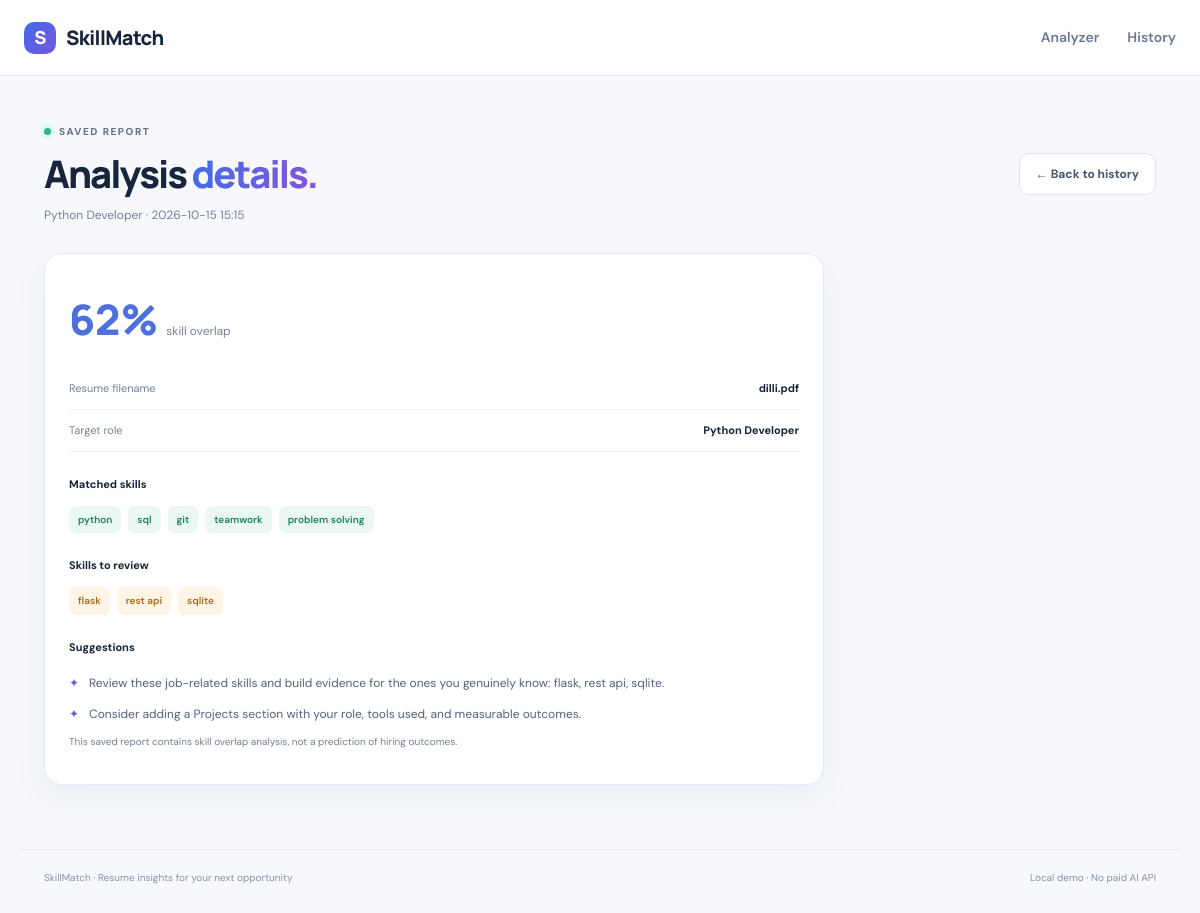
Page /history/1 on the committed database.
### tables this page shows
CREATE TABLE analyses (
                id INTEGER PRIMARY KEY AUTOINCREMENT,
                created_at TEXT NOT NULL,
                filename TEXT NOT NULL,
                job_title TEXT NOT NULL,
                match_score REAL NOT NULL,
                matched_skills TEXT NOT NULL,
                missing_skills TEXT NOT NULL,
                suggestions TEXT NOT NULL
            );

### app.py (the view)
@app.route("/history/<int:analysis_id>")
def history_detail(analysis_id):
    with get_db() as conn:
        row = conn.execute("SELECT * FROM analyses WHERE id = ?", (analysis_id,)).fetchone()
    if row is None:
        flash("Analysis not found.", "error")
        return redirect(url_for("history"))
    return render_template("history_detail.html", item=row)

### app.py (called while the page is built)
def get_db():
    conn = sqlite3.connect(DATABASE)
    conn.row_factory = sqlite3.Row
    return conn

### templates/history_detail.html (shortened to what this page needs)
{% extends "base.html" %}
{% block content %}
<div class="page-head"><div><div class="eyebrow"><span class="eyebrow-dot"></span> SAVED REPORT</div><h1>Analysis <span class="gradient-text">details.</span></h1><p>{{ item.job_title }} · {{ item.created_at }}</p></div><a class="secondary-button" href="{{ url_for('history') }}">← Back to history</a></div>
<div class="content-card saved-report">
  <div class="saved-score"><strong>{{ item.match_score|round|int }}%</strong><span>skill overlap</span></div>
  <div class="summary-line"><span>Resume filename</span><strong>{{ item.filename }}</strong></div>
  <div class="summary-line"><span>Target role</span><strong>{{ item.job_title }}</strong></div>
  <h3>Matched skills</h3><div class="skill-list">{% for skill in item.matched_skills.split(', ') if skill %}<span class="skill-chip matched">{{ skill }}</span>{% else %}<span class="empty-text">None detected</span>{% endfor %}</div>
  <h3>Skills to review</h3><div class="skill-list">{% for skill in item.missing_skills.split(', ') if skill %}<span class="skill-chip missing">{{ skill }}</span>{% else %}<span class="empty-text">None detected</span>{% endfor %}</div>
  <h3>Suggestions</h3><ul class="suggestion-list">{% for suggestion in item.suggestions.split('\n') if suggestion %}<li><span>✦</span><div>{{ suggestion }}</div></li>{% endfor %}</ul>
  <p class="subtle small">This saved report contains skill overlap analysis, not a prediction of hiring outcomes.</p>
</div>
{% endblock %}

### static/style.css (style rules this page uses)
:root { --ink:#17263d;--muted:#738198;--line:#e6ebf2;--bg:#f6f8fc;--white:#fff;--green:#20a879;--orange:#e79a35;--blue:#4c75e6;--shadow:0 12px 35px rgba(30,52,86,.055) }
* { box-sizing:border-box }
body { margin:0;background:var(--bg);color:var(--ink);font-family:'DM Sans',sans-serif;font-size:14px;line-height:1.55 }
.eyebrow { display:flex;align-items:center;gap:8px;color:#62728b;font-size:10px;font-weight:800;letter-spacing:1.5px }
.eyebrow-dot { width:7px;height:7px;background:#27b78a;border-radius:50%;box-shadow:0 0 0 4px #e1f7ee }
.hero h1,.page-head h1 { font:800 clamp(34px,5vw,52px)/1.12 Manrope,sans-serif;letter-spacing:-2px;margin:20px 0 14px }
.gradient-text { background:linear-gradient(90deg,#456be8,#8555d9);-webkit-background-clip:text;background-clip:text;color:transparent }
.hero>p,.page-head p { color:var(--muted);max-width:620px;margin:0 auto;font-size:15px }
.form-panel,.side-panel,.content-card,.score-card,.metric-card,.tip-card { background:#fff;border:1px solid var(--line);border-radius:18px;box-shadow:var(--shadow) }
.subtle { color:var(--muted);font-size:11px }
.primary-button,.secondary-button { border:0;border-radius:10px;padding:12px 16px;display:inline-flex;justify-content:center;align-items:center;gap:10px;font:700 12px 'DM Sans',sans-serif;text-decoration:none;cursor:pointer }
.secondary-button { background:#fff;border:1px solid #dfe5ef;color:#45556f }
.fake-skills,.skill-list { display:flex;flex-wrap:wrap;gap:7px }
.fake-skills span,.skill-chip { font-size:10px;border-radius:7px;padding:6px 9px;background:#eaf8f1;color:#18845d;font-weight:700 }
.fake-skills .missing,.skill-chip.missing { background:#fff4e5;color:#a86b16 }
.page-head { display:flex;align-items:center;justify-content:space-between;gap:20px;margin:14px 0 28px }
.page-head h1 { font-size:38px;margin:12px 0 }
.page-head p { margin:0;max-width:none;font-size:12px }
.content-card { padding:24px }
.skill-columns h3,.saved-report h3 { font-size:11px;display:flex;align-items:center;gap:4px;margin:0 0 13px }
.skill-chip { font-size:10px;font-weight:600 }
.suggestion-list { list-style:none;margin:18px 0;padding:0;display:grid;gap:13px }
.suggestion-list li { display:flex;gap:10px;color:#52637b;font-size:12px }
.suggestion-list li>span { color:#7159db }
.small { font-size:10px }
.summary-line { display:flex;justify-content:space-between;gap:15px;padding:12px 0;border-bottom:1px solid #edf0f5;font-size:11px }
.summary-line span { color:var(--muted) }
.summary-line strong { text-align:right;overflow-wrap:anywhere }
.saved-report { max-width:780px }
.saved-score { display:flex;align-items:baseline;gap:8px;padding:12px 0 20px }
.saved-score strong { font:800 42px Manrope,sans-serif;color:#4e70dc }
.saved-score span { color:var(--muted);font-size:12px }
.saved-report h3 { margin-top:24px }
.saved-report .suggestion-list { margin-bottom:10px }

### rows in the picture
analyses: job_title "Python Developer", created_at "2026-10-15 15:15", match_score "62", filename "dilli.pdf"

### other values in the picture
{{ skill }} "python" "sql" "git" "teamwork" "problem solving"
{{ skill }} "flask" "rest api" "sqlite"
{{ suggestion }} "Review these job-related skills and build evidence for the ones you genuinely know: flask, rest api, sqlite." "Consider adding a Projects section with your role, tools used, and measurable outcomes."
